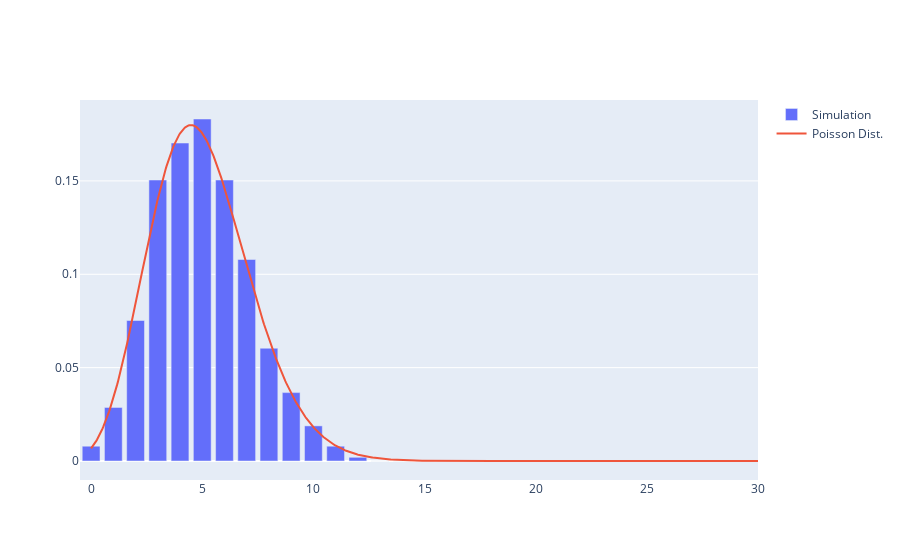

This figure's notebook cell:
### Code cell
fig = go.Figure()
fig.add_trace(go.Bar(y=PoissonRVList[:maxPoissonX], name='Simulation'))
fig.add_trace(go.Scatter(x=xList, y=yList, mode='lines', name='Poisson Dist.'))
fig.show()

### Figure 1 — Plotly figure (JSON) as saved in the notebook; plotly's stock layout.template omitted (floating-point values rounded to 4 significant figures; data arrays with more than 128 entries replaced by an {"elided": "..."} marker saying what was removed)
{"data": [{"name": "Simulation", "type": "bar", "y": [0.007921, 0.02871, 0.07525, 0.1505, 0.1703, 0.1832, 0.1505, 0.1079, 0.0604, 0.03663, 0.01881, 0.007921, 0.00198, 0, 0, 0, 0, 0, 0, 0, 0, 0, 0, 0, 0, 0, 0, 0, 0, 0]}, {"mode": "lines", "name": "Poisson Dist.", "type": "scatter", "x": {"elided": "1000 float values"}, "y": {"elided": "1000 float values"}}], "layout": {}}
